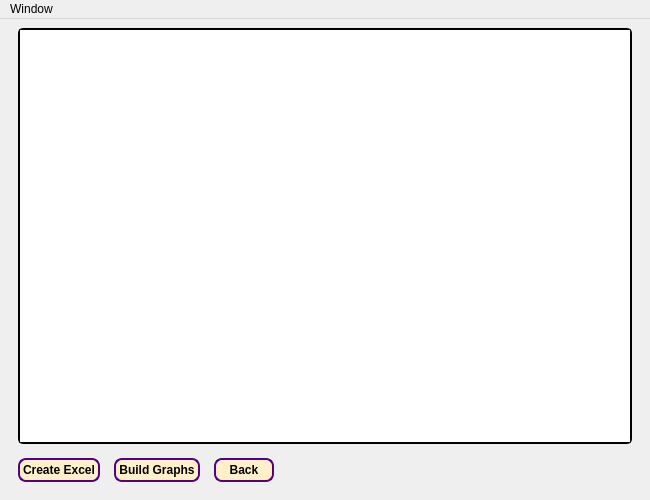
<?xml version="1.0" encoding="UTF-8"?>
<ui version="4.0">
 <class>VROszicar</class>
 <widget class="QMainWindow" name="VROszicar">
  <property name="geometry">
   <rect>
    <x>0</x>
    <y>0</y>
    <width>650</width>
    <height>500</height>
   </rect>
  </property>
  <property name="minimumSize">
   <size>
    <width>350</width>
    <height>400</height>
   </size>
  </property>
  <property name="windowTitle">
   <string>VaspReader (OSZICAR)</string>
  </property>
  <property name="windowIcon">
   <iconset resource="Resource.qrc">
    <normaloff>:/VRlogo/VR-logo.ico</normaloff>:/VRlogo/VR-logo.ico</iconset>
  </property>
  <property name="styleSheet">
   <string notr="true">QLineEdit{
  border-radius: 8px;
  border: 2px solid #000000;
  padding: 3px 3px;
}
QLineEdit:focus {
  border: 3px solid rgb(75, 75, 75);
}
QLineEdit:disabled {
border-radius: 8px;
padding: 3px 3px;  
border: 2px solid rgb(75, 75, 75);
background-color:rgb(150, 150, 150);
}
QLineEdit::placeholder {
  color: #000000;
}
QPushButton {
  background-color: rgb(255, 240, 202);
  color: black;
  font-weight: 600;
  border-radius: 8px;
  border: 2px solid rgb(85, 0, 127);
  padding: 3px 3px;
  margin-top: 0px;
  outline: 0px;
}
QPushButton:disabled {
border-radius: 8px;
padding: 3px 3px;
color: black;
font-weight: 600;
border-radius: 8px;
border: 2px solid rgb(75, 75, 75);
background-color:rgb(150, 150, 150);
margin-top: 0px;
outline: 0px;
}
QPushButton:hover {
  background-color: rgb(255, 212, 137);
  border: 1px solid #000000;
}
QPushButton:pressed {
background-color: white;
border: 3px solid #000000
}
QComboBox {
  border-radius: 8px;
  border: 2px solid #000000;
  padding: 3px 3px;
}
QComboBox:disabled {
border-radius: 8px;
padding: 3px 3px;
border-radius: 8px;
border: 2px solid rgb(75, 75, 75);
background-color:rgb(150, 150, 150);
}
QComboBox::drop-down {
  width: 18px;
  height:22px;
  padding: 0px 1px;
  border: 1px solid #000000;
  border-radius: 8px;
}
QComboBox::down-arrow {
  image: url(:/down-arrow_ico/down-arrow.ico);
  width: 18px;
  height:22px;
}
QComboBox::down-arrow:hover {
    width: 18px;
    height:22px;
    padding: 0px 1px;
    border: 1px solid #000000;
    border-radius: 8px;
	background-color: rgb(255, 229, 162);
}
QComboBox::down-arrow:pressed {
    width: 18px;
    height:22px;
    padding: 0px 1px;
    border: 0px solid #000000;
    border-radius: 8px;
	background-color: rgb(255, 232, 216);
}
QComboBox:pressed {
	background-color: rgb(255, 250, 237);
}
QFrame{
  border: 2px solid #000000;
  border-radius: 5px;
}
QScrollArea{border: none;}
QScrollBar{background: white; border-radius: 5px;}
QScrollBar:horizontal{height: 8px;}
QScrollBar:vertical{width: 8px; background:white;}
QScrollBar::handle{background: rgb(0, 203, 203); border-radius: 4px; width: 4px}
QScrollBar::handle:horizontal{height: 25px; min-width: 10px;}
QScrollBar::handle:vertical{width: 25px; min-height: 10px;}
QScrollBar::add-line{border: none;background: none;}
QScrollBar::sub-line{border: none; background: none;}
QLabel{
background-color: rgb(255, 240, 202);
color: black;
font-weight: 600;
height:28px;}
QCheckBox{
  border-radius: 6px;
  border: 2px solid #000000;
  padding: 3px 3px;
}
QRadioButton{
  border-radius: 6px;
  border: 2px solid #000000;
  padding: 3px 3px;
}</string>
  </property>
  <widget class="QWidget" name="OszicarMainWidget">
   <layout class="QVBoxLayout" name="verticalLayout" stretch="1,0">
    <property name="spacing">
     <number>14</number>
    </property>
    <property name="leftMargin">
     <number>18</number>
    </property>
    <property name="topMargin">
     <number>9</number>
    </property>
    <property name="rightMargin">
     <number>18</number>
    </property>
    <property name="bottomMargin">
     <number>18</number>
    </property>
    <item>
     <widget class="QTableWidget" name="OszicarTableView"/>
    </item>
    <item>
     <layout class="QHBoxLayout" name="BottomLayout" stretch="1,1,1,6">
      <item>
       <widget class="QPushButton" name="OszicarCreateExcelButton">
        <property name="text">
         <string>Create Excel</string>
        </property>
       </widget>
      </item>
      <item>
       <widget class="QPushButton" name="OszicarBuildGraphButton">
        <property name="text">
         <string>Build Graphs</string>
        </property>
       </widget>
      </item>
      <item>
       <widget class="QPushButton" name="OszicarBack">
        <property name="text">
         <string>Back</string>
        </property>
       </widget>
      </item>
      <item>
       <spacer name="BottomHSpacer">
        <property name="orientation">
         <enum>Qt::Horizontal</enum>
        </property>
        <property name="sizeHint" stdset="0">
         <size>
          <width>40</width>
          <height>20</height>
         </size>
        </property>
       </spacer>
      </item>
     </layout>
    </item>
   </layout>
  </widget>
  <widget class="QMenuBar" name="OszicarMenubar">
   <property name="geometry">
    <rect>
     <x>0</x>
     <y>0</y>
     <width>650</width>
     <height>21</height>
    </rect>
   </property>
   <widget class="QMenu" name="OszicarMenuWindow">
    <property name="title">
     <string>Window</string>
    </property>
    <addaction name="AAbout"/>
    <addaction name="separator"/>
    <addaction name="ABack"/>
    <addaction name="separator"/>
    <addaction name="AExit"/>
   </widget>
   <addaction name="OszicarMenuWindow"/>
  </widget>
  <action name="AAbout">
   <property name="text">
    <string>About</string>
   </property>
  </action>
  <action name="ABack">
   <property name="text">
    <string>Back</string>
   </property>
  </action>
  <action name="AExit">
   <property name="text">
    <string>Exit</string>
   </property>
  </action>
 </widget>
 <resources>
  <include location="Resource.qrc"/>
 </resources>
 <connections/>
</ui>
